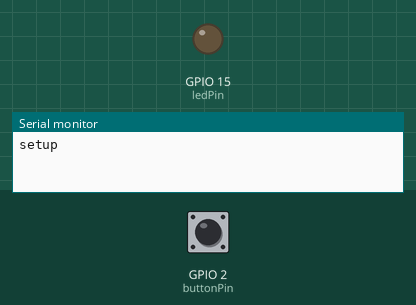
Recording of a program running on a simulated ESP32. Shown: output pins drawn as LEDs (lit = HIGH), the last lines printed to the serial monitor. The test bench sets the inputs (shaded band); at power-on: GPIO 2 (buttonPin) LOW.

Above: at 1.2 s.
1.3 s: GPIO 2 (buttonPin) pulled HIGH for 0.15 s
At 1.9 s:
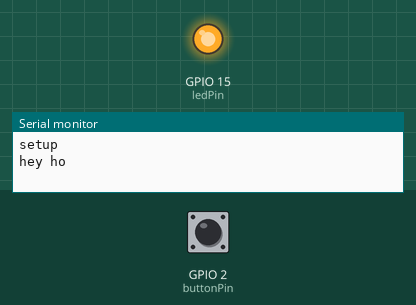
4.4 s: GPIO 2 (buttonPin) pulled HIGH for 1 s
At 6.9 s:
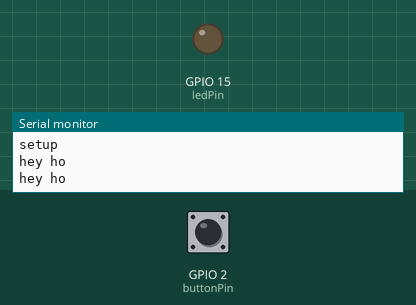
7.9 s: GPIO 2 (buttonPin) pulled HIGH for 3.2 s
At 9.3 s:
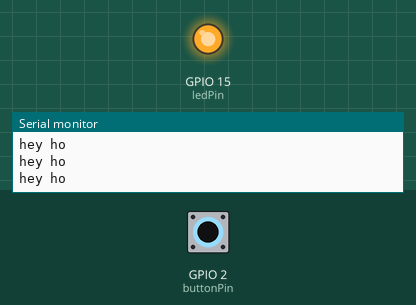
Timing chart, 0 to 13.4 s (numbered marks = the images above; inputs shaded):
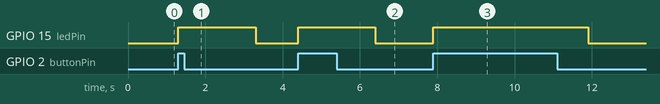

The program:

main.cpp
```cpp
#include <Arduino.h>

const int buttonPin = 2;     // the number of the pushbutton pin
const int ledPin =  15;      // the number of the LED pin
int buttonState = 0;         // variable for reading the pushbutton status

void setup() {
  // initialize the LED pin as an output:
  pinMode(ledPin, OUTPUT);
  // initialize the pushbutton pin as an input:
  pinMode(buttonPin, INPUT);
  Serial.begin(9600);
  while (!Serial) {
    ;  // wait for serial port to connect. Needed for native USB port only
  }
  Serial.println("setup");
}

void loop() {
  // read the state of the pushbutton value:
  buttonState = digitalRead(buttonPin);
  // check if the pushbutton is pressed. If it is, the buttonState is HIGH:
  if (buttonState == HIGH) {
    // turn LED on:
    digitalWrite(ledPin, HIGH);
    Serial.println("hey ho");
    delay(2000);
  } else {
    // turn LED off:
    digitalWrite(ledPin, LOW);
  }
}
```

Measured:
- after the input at 1.3 s, GPIO 15 (ledPin): LOW → HIGH at once, → LOW 2.0 s later
- after the input at 4.4 s, GPIO 15 (ledPin): LOW → HIGH at once, → LOW 2.0 s later
- after the input at 7.9 s, GPIO 15 (ledPin): LOW → HIGH at once, → LOW 4.0 s later
